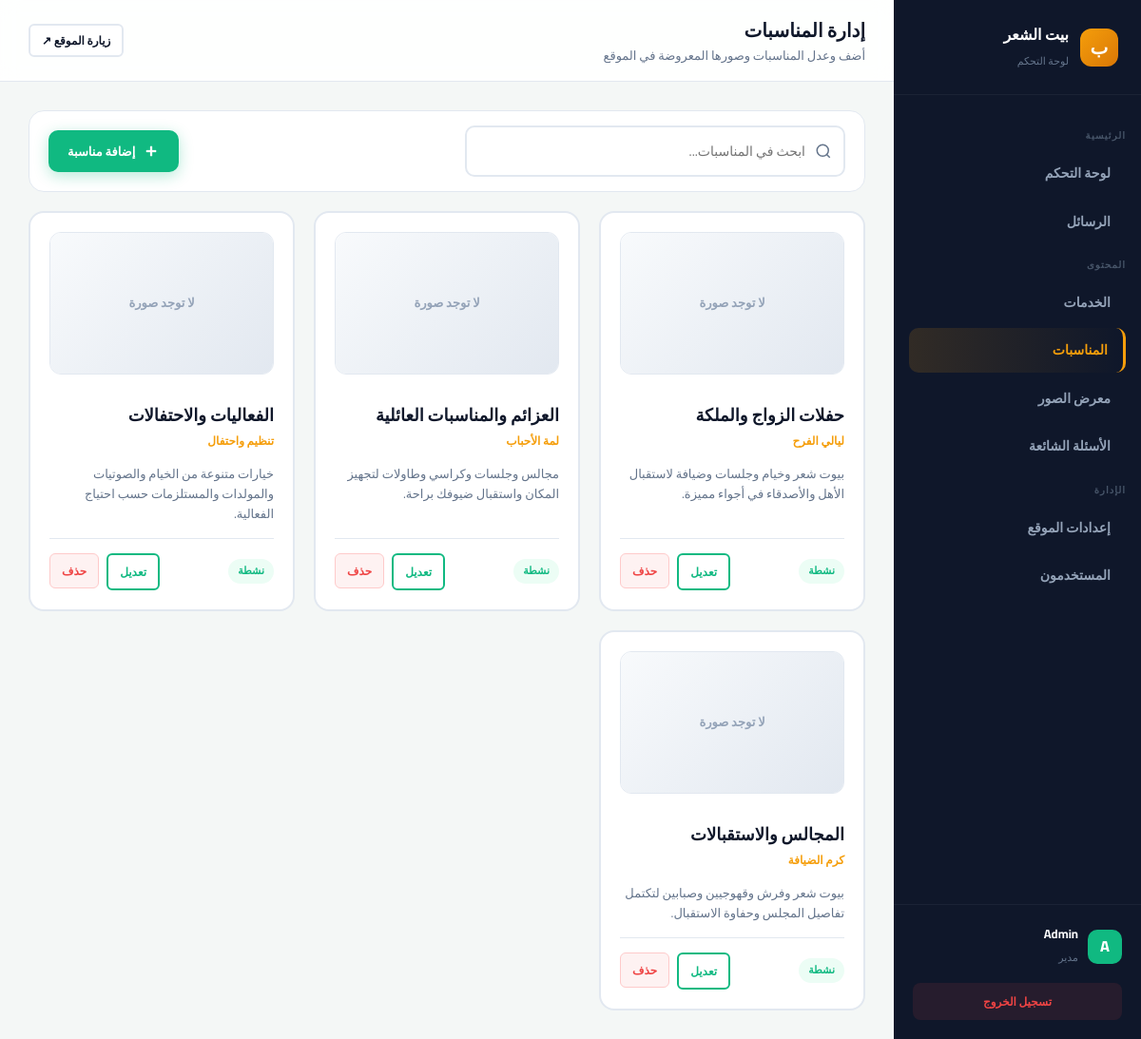
The page /admin/occasions.php (signed in) on the database its author committed.
### tables this page shows
CREATE TABLE `occasions` (
  `id` int(11) NOT NULL,
  `subtitle` varchar(100) DEFAULT NULL,
  `title` varchar(200) NOT NULL,
  `description` text DEFAULT NULL,
  `image` varchar(255) DEFAULT NULL,
  `sort_order` int(11) DEFAULT 0,
  `is_active` tinyint(1) DEFAULT 1,
  `created_at` timestamp NULL DEFAULT current_timestamp()
);

### admin/occasions.php (the view, shortened to what this page needs)
<?php
$pageTitle = 'إدارة المناسبات';
$pageSubtitle = 'أضف وعدل المناسبات وصورها المعروضة في الموقع';
$pdo = get_pdo();
$items = $pdo->query("SELECT * FROM occasions ORDER BY sort_order ASC, id DESC")->fetchAll();
include __DIR__ . '/includes/header.php';
?>
<div class="filter-bar animate-up" style="justify-content: space-between; background: #fff; padding: 15px 20px; border-radius: 16px; border: 1px solid var(--border);">
  <div class="search-box" style="max-width: 400px;">
    <svg width="18" height="18" viewBox="0 0 24 24" fill="none" stroke="currentColor" stroke-width="2"><circle cx="11" cy="11" r="8"/><line x1="21" y1="21" x2="16.65" y2="16.65"/></svg>
    <input type="text" id="liveSearch" placeholder="ابحث في المناسبات...">
  </div>
  <button onclick="openOccasionModal()" class="btn btn-primary">
    <svg width="18" height="18" viewBox="0 0 24 24" fill="none" stroke="currentColor" stroke-width="3"><line x1="12" y1="5" x2="12" y2="19"/><line x1="5" y1="12" x2="19" y2="12"/></svg>
    إضافة مناسبة
  </button>
</div>
<div class="services-grid animate-up delay-1" id="occasionsGrid">
  <?php if (empty($items)): ?>
    <div style="grid-column: 1/-1; text-align:center; padding: 50px; color: #64748b; background: #fff; border-radius: 16px; border: 1px dashed var(--border);">لا توجد مناسبات مضافة حالياً. اضغط "إضافة مناسبة" للبدء.</div>
  <?php else: ?>
    <?php foreach ($items as $it): ?>
    <div class="service-card searchable-card" data-title="<?= htmlspecialchars($it['title']) ?>" data-desc="<?= htmlspecialchars($it['description']) ?>">
      <div class="occ-image-wrapper">
        <?php if ($it['image']): ?>
          <img src="<?= SITE_URL . htmlspecialchars($it['image']) ?>" alt="<?= htmlspecialchars($it['title']) ?>">
        <?php else: ?>
          <div class="occ-image-placeholder">لا توجد صورة</div>
        <?php endif; ?>
      </div>
      <div class="sc-header" style="flex-direction: column; align-items: flex-start; gap: 5px;">
        <div class="sc-title" style="font-size: 18px;"><?= htmlspecialchars($it['title']) ?></div>
        <div style="color: var(--gold); font-size: 12px; font-weight: 800;"><?= htmlspecialchars($it['subtitle']) ?></div>
      </div>
      <div class="sc-desc"><?= $it['description'] ? htmlspecialchars($it['description']) : '<i style="color:#cbd5e1">لا يوجد وصف</i>' ?></div>
      <div class="sc-footer">
        <span class="sc-status <?= $it['is_active'] ? 'active' : 'inactive' ?>"><?= $it['is_active'] ? 'نشطة' : 'معطلة' ?></span>
        <div class="sc-actions">
          <button onclick='editOccasion(<?= htmlspecialchars(json_encode($it), ENT_QUOTES, "UTF-8") ?>)' class="btn btn-outline btn-sm" style="border-color:var(--primary); color:var(--primary);">تعديل</button>
          <form method="POST" data-confirm="حذف المناسبة؟" style="display:inline;">
            <button type="submit" class="btn btn-danger btn-sm">حذف</button>
          </form>
        </div>
      </div>
    </div>
    <?php endforeach; ?>
  <?php endif; ?>
</div>
<?php include __DIR__ . '/includes/footer.php'; ?>

### admin/includes/header.php (shortened to what this page needs)
<?php
$user = $_SESSION['user'];
$currentPage = basename($_SERVER['PHP_SELF'], '.php');
$unread = 0;
try { $unread = (int)get_pdo()->query("SELECT COUNT(*) FROM messages WHERE is_read=0")->fetchColumn(); } catch (Exception $e) {}
?>
<!DOCTYPE html>
<html lang="ar" dir="rtl">
<head>
<link rel="stylesheet" href="../assets/css/admin.css?v=<?= time() ?>">
</head>
<body>
<aside class="sidebar" id="sidebar">
  <div class="sidebar-head">
    <div class="brand-icon">ب</div>
    <div class="brand-text">
      <strong>بيت الشعر</strong>
      <small>لوحة التحكم</small>
    </div>
  </div>
  <nav class="sidebar-nav">
    <div class="nav-section">الرئيسية</div>
    <a href="index.php" class="<?= $currentPage==='index'?'active':'' ?>">لوحة التحكم</a>
    <a href="messages.php" class="<?= $currentPage==='messages'?'active':'' ?>">
      الرسائل <?php if ($unread): ?><span class="nav-badge"><?= $unread ?></span><?php endif; ?>
    </a>
    <div class="nav-section">المحتوى</div>
    <a href="services.php" class="<?= $currentPage==='services'?'active':'' ?>">الخدمات</a>
    <a href="occasions.php" class="<?= $currentPage==='occasions'?'active':'' ?>">المناسبات</a>
    <a href="gallery.php" class="<?= $currentPage==='gallery'?'active':'' ?>">معرض الصور</a>
    <a href="faqs.php" class="<?= $currentPage==='faqs'?'active':'' ?>">الأسئلة الشائعة</a>
    <div class="nav-section">الإدارة</div>
    <a href="settings.php" class="<?= $currentPage==='settings'?'active':'' ?>">إعدادات الموقع</a>
    <?php if (($user['role'] ?? '') === 'admin'): ?>
    <a href="users.php" class="<?= $currentPage==='users'?'active':'' ?>">المستخدمون</a>
    <?php endif; ?>
  </nav>
  <div class="sidebar-foot">
    <div class="user-card">
      <div class="user-avatar"><?= htmlspecialchars(mb_substr($user['name'],0,1)) ?></div>
      <div class="user-info">
        <strong><?= htmlspecialchars($user['name']) ?></strong>
        <small><?= $user['role']==='admin' ? 'مدير' : 'محرر' ?></small>
      </div>
    </div>
    <a href="logout.php" class="logout-link">تسجيل الخروج</a>
  </div>
</aside>
<main class="main">
  <header class="topbar">
    <div style="display:flex;align-items:center;gap:15px">
      <div class="topbar-title">
        <h1><?= htmlspecialchars($pageTitle ?? 'لوحة التحكم') ?></h1>
        <p><?= htmlspecialchars($pageSubtitle ?? '') ?></p>
      </div>
    </div>
    <div class="topbar-actions">
      <a href="<?= SITE_URL ?>" target="_blank" class="btn btn-outline btn-sm">زيارة الموقع ↗</a>
    </div>
  </header>
  <div class="content animate-up">

### admin/includes/footer.php (shortened to what this page needs)
  </div>
</main>
</body>
</html>

### rows shown on the page
occasions: shows "لا توجد صورة", title "حفلات الزواج والملكة", subtitle "ليالي الفرح", description "بيوت شعر وخيام وجلسات وضيافة لاستقبال الأهل والأصدقاء في أجواء مميزة.", is_active "نشطة"
occasions: shows "لا توجد صورة", title "العزائم والمناسبات العائلية", subtitle "لمة الأحباب", description "مجالس وجلسات وكراسي وطاولات لتجهيز المكان واستقبال ضيوفك براحة.", is_active "نشطة"
occasions: shows "لا توجد صورة", title "الفعاليات والاحتفالات", subtitle "تنظيم واحتفال", description "خيارات متنوعة من الخيام والصوتيات والمولدات والمستلزمات حسب احتياج الفعالية.", is_active "نشطة"
occasions: shows "لا توجد صورة", title "المجالس والاستقبالات", subtitle "كرم الضيافة", description "بيوت شعر وفرش وقهوجيين وصبابين لتكتمل تفاصيل المجلس وحفاوة الاستقبال.", is_active "نشطة"

### other values the page prints
mb_substr($user['name'],0,1) "A"
$user['name'] "Admin"
$pageTitle "إدارة المناسبات"
$pageSubtitle "أضف وعدل المناسبات وصورها المعروضة في الموقع"
